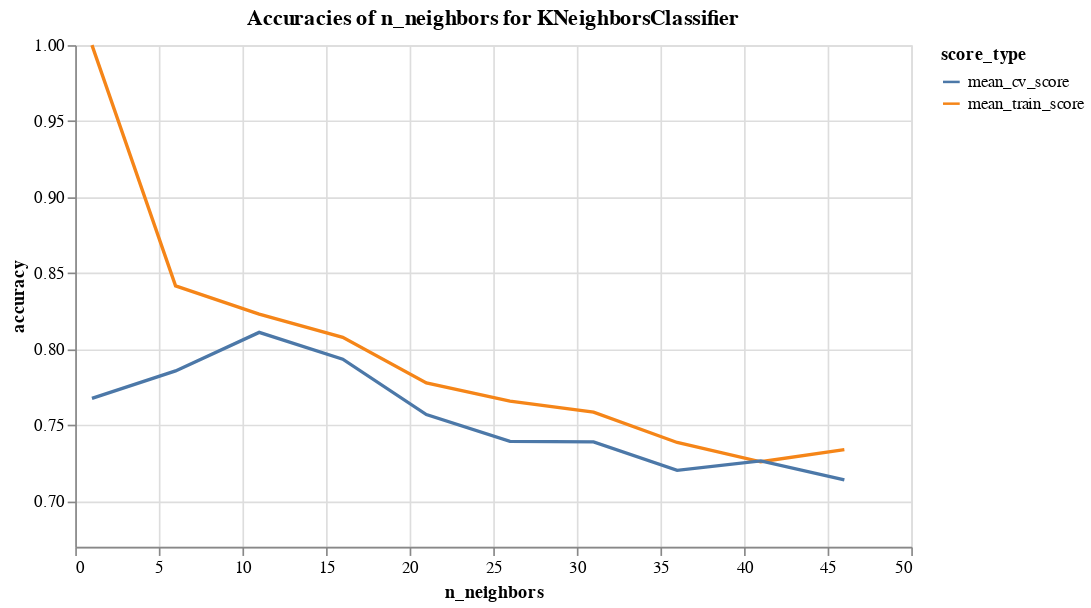

Source (notebook cell):
### Code cell
plotting_source = results_df.melt(id_vars='n_neighbors', 
                                  value_vars=['mean_train_score', 'mean_cv_score'], 
                                  var_name='score_type' ,
                                  value_name= 'accuracy' )
                                  
                                  
K_plot = alt.Chart(plotting_source, width=500, height=300).mark_line().encode(
    alt.X('n_neighbors:Q'),
    alt.Y('accuracy:Q', scale=alt.Scale(domain=[.67, 1.00])),
    alt.Color('score_type:N')
).properties(title="Accuracies of n_neighbors for KNeighborsClassifier")

K_plot

### Figure 1 — Vega-Lite specification as saved in the notebook (floating-point values rounded to 4 significant figures)
{"config": {"view": {"continuousWidth": 400, "continuousHeight": 300}}, "data": {"name": "data-0a30ebbeafb719cb7f4a23a7432da33a"}, "mark": "line", "encoding": {"color": {"type": "nominal", "field": "score_type"}, "x": {"type": "quantitative", "field": "n_neighbors"}, "y": {"type": "quantitative", "field": "accuracy", "scale": {"domain": [0.67, 1.0]}}}, "height": 300, "title": "Accuracies of n_neighbors for KNeighborsClassifier", "width": 500, "$schema": "https://vega.github.io/schema/vega-lite/v4.8.1.json", "datasets": {"data-0a30ebbeafb719cb7f4a23a7432da33a": [{"n_neighbors": 1, "score_type": "mean_train_score", "accuracy": 1.0}, {"n_neighbors": 6, "score_type": "mean_train_score", "accuracy": 0.8417}, {"n_neighbors": 11, "score_type": "mean_train_score", "accuracy": 0.8231}, {"n_neighbors": 16, "score_type": "mean_train_score", "accuracy": 0.8077}, {"n_neighbors": 21, "score_type": "mean_train_score", "accuracy": 0.7778}, {"n_neighbors": 26, "score_type": "mean_train_score", "accuracy": 0.7659}, {"n_neighbors": 31, "score_type": "mean_train_score", "accuracy": 0.7585}, {"n_neighbors": 36, "score_type": "mean_train_score", "accuracy": 0.7386}, {"n_neighbors": 41, "score_type": "mean_train_score", "accuracy": 0.7259}, {"n_neighbors": 46, "score_type": "mean_train_score", "accuracy": 0.7339}, {"n_neighbors": 1, "score_type": "mean_cv_score", "accuracy": 0.7676}, {"n_neighbors": 6, "score_type": "mean_cv_score", "accuracy": 0.7857}, {"n_neighbors": 11, "score_type": "mean_cv_score", "accuracy": 0.811}, {"n_neighbors": 16, "score_type": "mean_cv_score", "accuracy": 0.7934}, {"n_neighbors": 21, "score_type": "mean_cv_score", "accuracy": 0.757}, {"n_neighbors": 26, "score_type": "mean_cv_score", "accuracy": 0.7393}, {"n_neighbors": 31, "score_type": "mean_cv_score", "accuracy": 0.739}, {"n_neighbors": 36, "score_type": "mean_cv_score", "accuracy": 0.7202}, {"n_neighbors": 41, "score_type": "mean_cv_score", "accuracy": 0.7265}, {"n_neighbors": 46, "score_type": "mean_cv_score", "accuracy": 0.714}]}}
